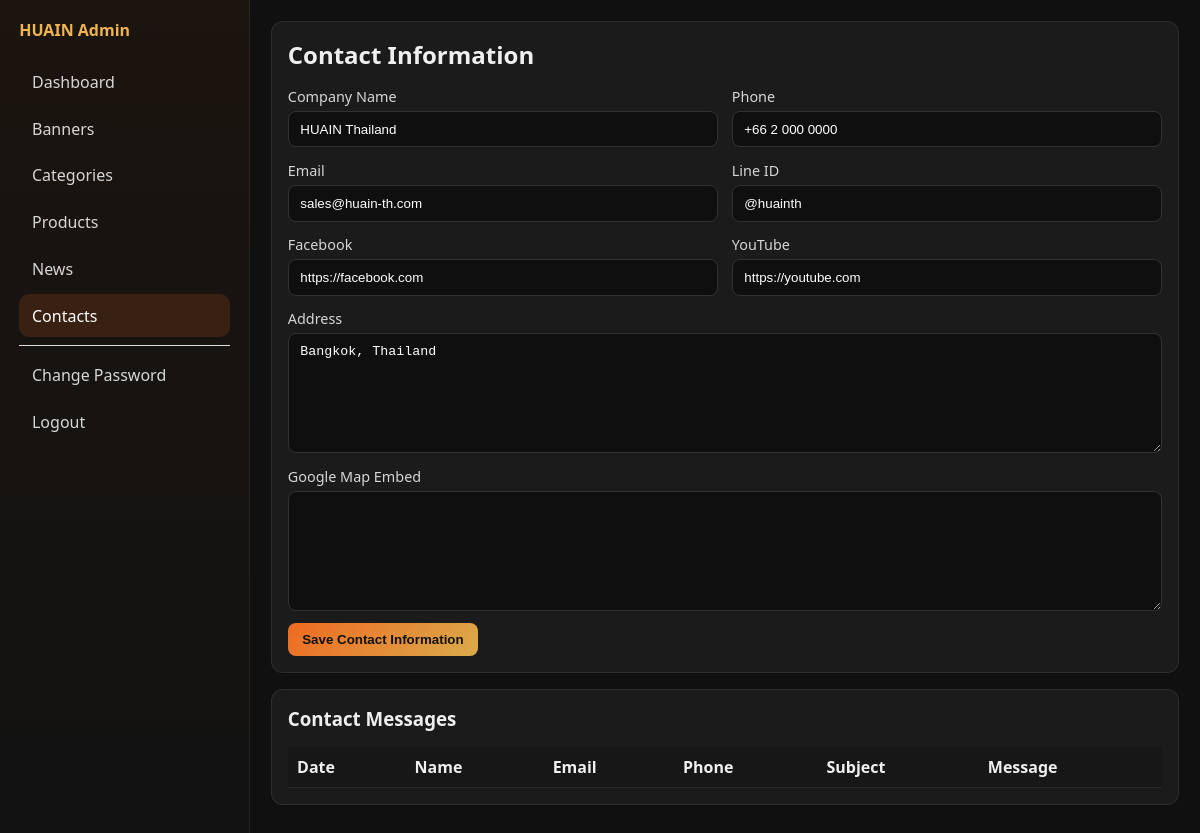
/admin/contacts.php (signed in), run on an earlier commit of the app's database.
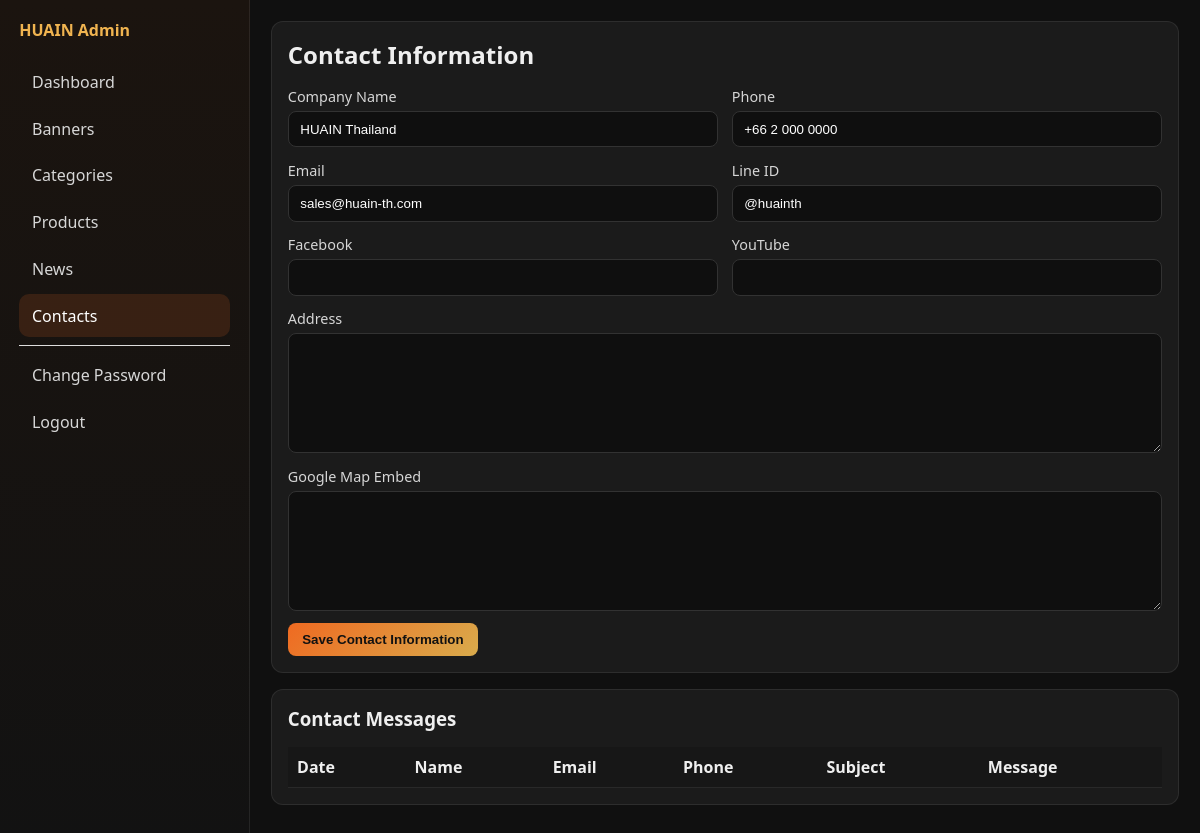
And on a later commit of the database.
### tables this page shows
CREATE TABLE `contact_information` (
  `id` int(11) NOT NULL AUTO_INCREMENT,
  `company_name` varchar(255) DEFAULT NULL,
  `address` text DEFAULT NULL,
  `phone` varchar(100) DEFAULT NULL,
  `email` varchar(255) DEFAULT NULL,
  `line_id` varchar(100) DEFAULT NULL,
  `google_map` text DEFAULT NULL,
  `facebook` varchar(255) DEFAULT NULL,
  `youtube` varchar(255) DEFAULT NULL,
  PRIMARY KEY (`id`)
);

### includes/functions.php (called while the page is built, shortened)
<?php
function e($value)
{
    return htmlspecialchars((string) $value, ENT_QUOTES, 'UTF-8');
}

### admin/contacts.php (the view, shortened to what this page needs)
<?php
require_once __DIR__ . '/auth.php';
$contactInfo = $pdo->query('SELECT * FROM contact_information ORDER BY id ASC LIMIT 1')->fetch();
include __DIR__ . '/partials/header.php';
?>
<div class="panel">
    <h2>Contact Information</h2>
    <form method="post">
        <div class="grid-2">
            <div>
                <label>Company Name</label>
                <input type="text" name="company_name" value="<?= e($contactInfo['company_name'] ?? '') ?>">
            </div>
            <div>
                <label>Phone</label>
                <input type="text" name="phone" value="<?= e($contactInfo['phone'] ?? '') ?>">
            </div>
            <div>
                <label>Email</label>
                <input type="email" name="email" value="<?= e($contactInfo['email'] ?? '') ?>">
            </div>
            <div>
                <label>Line ID</label>
                <input type="text" name="line_id" value="<?= e($contactInfo['line_id'] ?? '') ?>">
            </div>
            <div>
                <label>Facebook</label>
                <input type="text" name="facebook" value="<?= e($contactInfo['facebook'] ?? '') ?>">
            </div>
            <div>
                <label>YouTube</label>
                <input type="text" name="youtube" value="<?= e($contactInfo['youtube'] ?? '') ?>">
            </div>
            <div style="grid-column: span 2;">
                <label>Address</label>
                <textarea name="address"><?= e($contactInfo['address'] ?? '') ?></textarea>
            </div>
            <div style="grid-column: span 2;">
                <label>Google Map Embed</label>
                <textarea name="google_map"><?= e($contactInfo['google_map'] ?? '') ?></textarea>
            </div>
        </div>
        <div style="margin-top:0.8rem;">
            <button class="btn btn-primary" type="submit">Save Contact Information</button>
        </div>
    </form>
</div>
<div class="panel">
    <h3>Contact Messages</h3>
    <table>
        <thead>
            <tr>
                <th>Date</th>
                <th>Name</th>
                <th>Email</th>
                <th>Phone</th>
                <th>Subject</th>
                <th>Message</th>
            </tr>
        </thead>
    </table>
</div>
<?php include __DIR__ . '/partials/footer.php';

What changed in the data, as far as the page shows it:
changed contact_information "HUAIN Thailand": facebook "https://facebook.com" → (not shown); youtube "https://youtube.com" → (not shown); address "Bangkok, Thailand" → (not shown)
